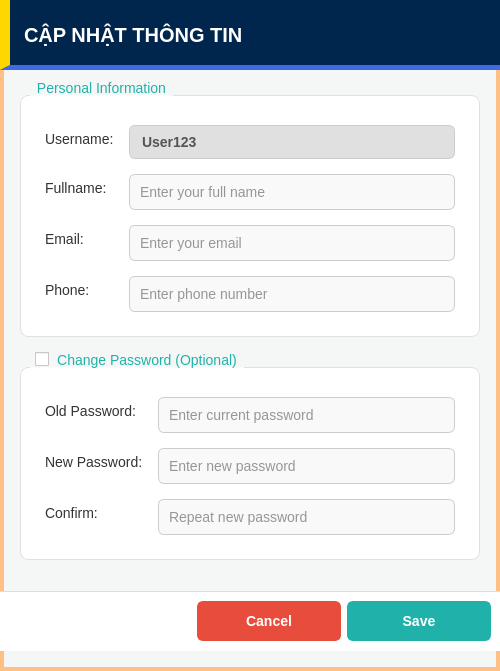
<?xml version="1.0" encoding="UTF-8"?>
<ui version="4.0">
 <class>userUpdateInfo</class>
 <widget class="QDialog" name="userUpdateInfo">
  <property name="geometry">
   <rect>
    <x>0</x>
    <y>0</y>
    <width>500</width>
    <height>671</height>
   </rect>
  </property>
  <property name="minimumSize">
   <size>
    <width>500</width>
    <height>600</height>
   </size>
  </property>
  <property name="windowTitle">
   <string>Update User Info</string>
  </property>
  <property name="styleSheet">
   <string notr="true">
/* --- CÀI ĐẶT CHUNG --- */
QDialog#userUpdateInfo {
    background-color: #f4f7f6;
    border: 4px solid #FFC085;
}
QWidget {
    font-family: &quot;Segoe UI&quot;, Arial, sans-serif;
    font-size: 14px;
}

/* --- HEADER --- */
QWidget#headerContainer {
    background-color: #00264d;
    border-bottom: 5px solid #4169E1;
    border-left: 10px solid #FFD700;
}

/* --- FOOTER CONTAINER (Đã chuyển CSS lên đây để không bị lỗi nút) --- */
QWidget#footerContainer {
    background-color: #ffffff;
    border-top: 1px solid #dddddd;
}

/* --- GROUP BOX --- */
QGroupBox {
    background-color: #ffffff;
    border: 1px solid #e0e0e0;
    border-radius: 8px;
    margin-top: 15px;
    padding-top: 20px;
    padding-bottom: 15px;
    padding-left: 15px;
    padding-right: 15px;
}
QGroupBox::title {
    subcontrol-origin: margin;
    subcontrol-position: top left;
    padding: 0 5px;
    color: #20B2AA;
    font-weight: bold;
    left: 10px;
    top: 0px;
}

/* --- INPUTS &amp; LABELS --- */
QLabel {
    color: #333333;
}
QLineEdit {
    background-color: #f9f9f9;
    border: 1px solid #cccccc;
    border-radius: 6px;
    padding: 8px;
    color: #333333;
}
QLineEdit:focus {
    background-color: #ffffff;
    border: 2px solid #20B2AA;
}

/* Username Label (Read-only look) */
QLabel#txtUsername {
    color: #555555;
    font-weight: bold;
    background-color: #e0e0e0;
    border: 1px solid #cccccc;
    border-radius: 6px;
    padding: 8px;
}

/* --- BUTTONS (Quan trọng: Selector phải rõ ràng) --- */
QPushButton {
    border-radius: 6px;
    font-weight: bold;
    padding: 10px 20px;
    min-width: 100px;
    color: white;
}

/* Nút Save (Xanh Ngọc) */
QPushButton#btnSave {
    background-color: #20B2AA;
    border: 2px solid #20B2AA;
}
QPushButton#btnSave:hover {
    background-color: #17a098;
}
QPushButton#btnSave:pressed {
    background-color: #0e6b65;
}

/* Nút Cancel (Đỏ) */
QPushButton#btnCancel {
    background-color: #e74c3c;
    border: 2px solid #e74c3c;
}
QPushButton#btnCancel:hover {
    background-color: #c0392b;
}
QPushButton#btnCancel:pressed {
    background-color: #922b21;
}
   </string>
  </property>
  <layout class="QVBoxLayout" name="verticalLayout">
   <property name="spacing">
    <number>0</number>
   </property>
   <property name="leftMargin">
    <number>0</number>
   </property>
   <property name="topMargin">
    <number>0</number>
   </property>
   <property name="rightMargin">
    <number>0</number>
   </property>
   <property name="bottomMargin">
    <number>20</number>
   </property>
   <item>
    <widget class="QWidget" name="headerContainer" native="true">
     <property name="minimumSize">
      <size>
       <width>0</width>
       <height>70</height>
      </size>
     </property>
     <layout class="QHBoxLayout" name="horizontalLayout_Header">
      <item>
       <widget class="QLabel" name="labelTitle">
        <property name="styleSheet">
         <string notr="true">color:#ffffff;font-weight:900;font-size:20px;background:transparent;padding-left:10px;</string>
        </property>
        <property name="text">
         <string>CẬP NHẬT THÔNG TIN</string>
        </property>
        <property name="alignment">
         <set>Qt::AlignmentFlag::AlignLeading|Qt::AlignmentFlag::AlignLeft|Qt::AlignmentFlag::AlignVCenter</set>
        </property>
       </widget>
      </item>
     </layout>
    </widget>
   </item>
   <item>
    <widget class="QWidget" name="bodyContainer" native="true">
     <layout class="QVBoxLayout" name="verticalLayout_Body">
      <property name="spacing">
       <number>15</number>
      </property>
      <property name="leftMargin">
       <number>20</number>
      </property>
      <property name="topMargin">
       <number>10</number>
      </property>
      <property name="rightMargin">
       <number>20</number>
      </property>
      <property name="bottomMargin">
       <number>10</number>
      </property>
      <item>
       <widget class="QGroupBox" name="grpPersonal">
        <property name="title">
         <string>Personal Information</string>
        </property>
        <layout class="QFormLayout" name="formLayout">
         <property name="horizontalSpacing">
          <number>15</number>
         </property>
         <property name="verticalSpacing">
          <number>15</number>
         </property>
         <item row="0" column="0">
          <widget class="QLabel" name="lblUsername">
           <property name="text">
            <string>Username:</string>
           </property>
          </widget>
         </item>
         <item row="0" column="1">
          <widget class="QLabel" name="txtUsername">
           <property name="text">
            <string>User123</string>
           </property>
          </widget>
         </item>
         <item row="1" column="0">
          <widget class="QLabel" name="lblFullname">
           <property name="text">
            <string>Fullname:</string>
           </property>
          </widget>
         </item>
         <item row="1" column="1">
          <widget class="QLineEdit" name="txtFullname">
           <property name="placeholderText">
            <string>Enter your full name</string>
           </property>
          </widget>
         </item>
         <item row="2" column="0">
          <widget class="QLabel" name="lblEmail">
           <property name="text">
            <string>Email:</string>
           </property>
          </widget>
         </item>
         <item row="2" column="1">
          <widget class="QLineEdit" name="txtEmail">
           <property name="placeholderText">
            <string>Enter your email</string>
           </property>
          </widget>
         </item>
         <item row="3" column="0">
          <widget class="QLabel" name="lblPhone">
           <property name="text">
            <string>Phone:</string>
           </property>
          </widget>
         </item>
         <item row="3" column="1">
          <widget class="QLineEdit" name="txtPhone">
           <property name="placeholderText">
            <string>Enter phone number</string>
           </property>
          </widget>
         </item>
        </layout>
       </widget>
      </item>
      <item>
       <widget class="QGroupBox" name="grpPassword">
        <property name="title">
         <string>Change Password (Optional)</string>
        </property>
        <property name="checkable">
         <bool>true</bool>
        </property>
        <property name="checked">
         <bool>false</bool>
        </property>
        <layout class="QFormLayout" name="formLayoutPassword">
         <property name="horizontalSpacing">
          <number>15</number>
         </property>
         <property name="verticalSpacing">
          <number>15</number>
         </property>
         <item row="0" column="0">
          <widget class="QLabel" name="lblOldPass">
           <property name="text">
            <string>Old Password:</string>
           </property>
          </widget>
         </item>
         <item row="0" column="1">
          <widget class="QLineEdit" name="txtOldPass">
           <property name="echoMode">
            <enum>QLineEdit::EchoMode::Password</enum>
           </property>
           <property name="placeholderText">
            <string>Enter current password</string>
           </property>
          </widget>
         </item>
         <item row="1" column="0">
          <widget class="QLabel" name="lblNewPass">
           <property name="text">
            <string>New Password:</string>
           </property>
          </widget>
         </item>
         <item row="1" column="1">
          <widget class="QLineEdit" name="txtNewPass">
           <property name="echoMode">
            <enum>QLineEdit::EchoMode::Password</enum>
           </property>
           <property name="placeholderText">
            <string>Enter new password</string>
           </property>
          </widget>
         </item>
         <item row="2" column="0">
          <widget class="QLabel" name="lblConfirmPass">
           <property name="text">
            <string>Confirm:</string>
           </property>
          </widget>
         </item>
         <item row="2" column="1">
          <widget class="QLineEdit" name="txtConfirmPass">
           <property name="echoMode">
            <enum>QLineEdit::EchoMode::Password</enum>
           </property>
           <property name="placeholderText">
            <string>Repeat new password</string>
           </property>
          </widget>
         </item>
        </layout>
       </widget>
      </item>
      <item>
       <spacer name="verticalSpacer">
        <property name="orientation">
         <enum>Qt::Orientation::Vertical</enum>
        </property>
        <property name="sizeHint" stdset="0">
         <size>
          <width>20</width>
          <height>40</height>
         </size>
        </property>
       </spacer>
      </item>
     </layout>
    </widget>
   </item>
   <item>
    <widget class="QWidget" name="footerContainer" native="true">
     <layout class="QHBoxLayout" name="horizontalLayout">
      <property name="topMargin">
       <number>10</number>
      </property>
      <property name="bottomMargin">
       <number>10</number>
      </property>
      <item>
       <spacer name="horizontalSpacer">
        <property name="orientation">
         <enum>Qt::Orientation::Horizontal</enum>
        </property>
        <property name="sizeHint" stdset="0">
         <size>
          <width>40</width>
          <height>20</height>
         </size>
        </property>
       </spacer>
      </item>
      <item>
       <widget class="QPushButton" name="btnCancel">
        <property name="cursor">
         <cursorShape>PointingHandCursor</cursorShape>
        </property>
        <property name="text">
         <string>Cancel</string>
        </property>
       </widget>
      </item>
      <item>
       <widget class="QPushButton" name="btnSave">
        <property name="cursor">
         <cursorShape>PointingHandCursor</cursorShape>
        </property>
        <property name="text">
         <string>Save</string>
        </property>
       </widget>
      </item>
     </layout>
    </widget>
   </item>
  </layout>
 </widget>
 <resources/>
 <connections/>
</ui>
